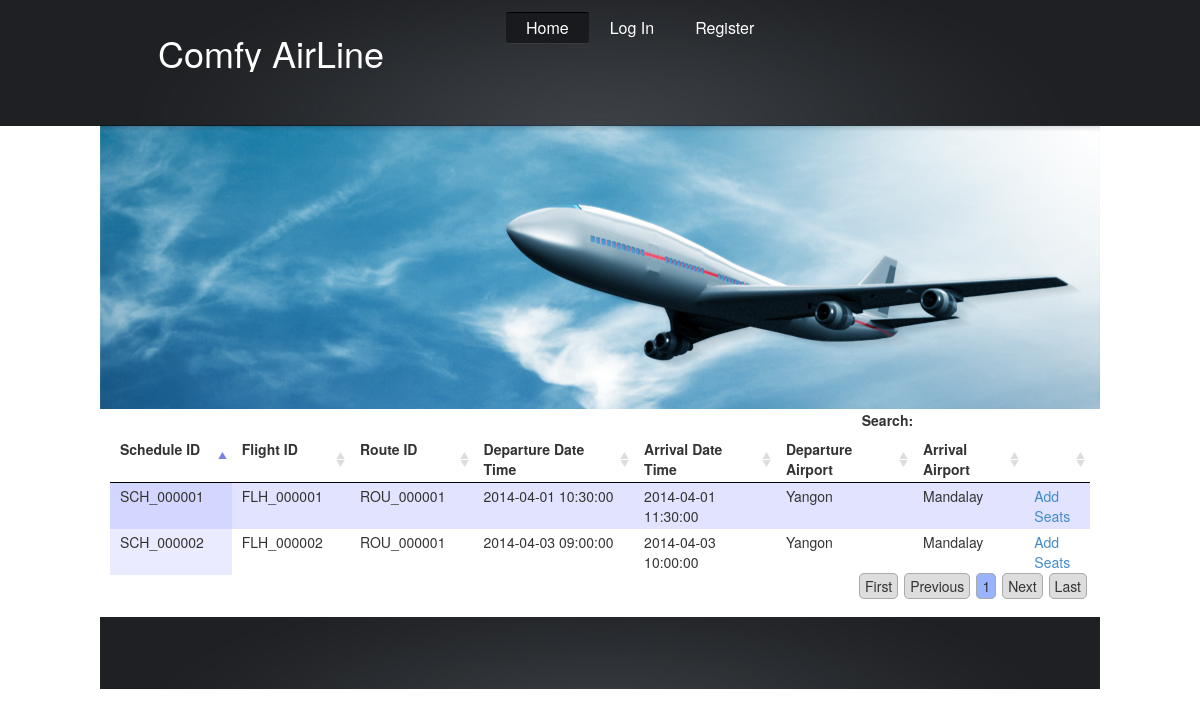
The page /schedules-display.php on the database its author committed.
### tables this page shows
CREATE TABLE IF NOT EXISTS `schedules` (
  `schedule_id` varchar(15) NOT NULL,
  `flight_id` varchar(15) NOT NULL,
  `route_id` varchar(15) NOT NULL,
  `departure_datetime` datetime NOT NULL,
  `arrival_datetime` datetime NOT NULL,
  `departure_airport` varchar(50) NOT NULL,
  `arrival_airport` varchar(50) NOT NULL,
  `active` int(1) NOT NULL,
  `remark` varchar(255) NOT NULL,
  PRIMARY KEY (`schedule_id`)
);

### schedules-display.php (the view, shortened to what this page needs)
<?php include('includes/header.php'); ?>
<link href="css/jquery.dataTables.css" rel="stylesheet" type="text/css" />
<div class="row">
    <div class="col-md-12">
        <table id="schedule-table">
            <thead>
            <th>Schedule ID</th>
            <th>Flight ID</th>
            <th>Route ID</th>
            <th>Departure Date Time</th>
            <th>Arrival Date Time</th>
            <th>Departure Airport</th>
            <th>Arrival Airport</th>
            <th></th>
            </thead>
            <tbody>
                <?php
                $sql = "SELECT schedules.* " .
                        "FROM schedules " .
                        "ORDER BY schedule_id";
                $result = mysql_query($sql) or die(mysql_error());
                ?>
                <?php while ($row = mysql_fetch_array($result)) { ?>
                    <tr>
                        <td><?php echo $row['schedule_id']; ?></td>
                        <td><?php echo $row['flight_id']; ?></td>
                        <td><?php echo $row['route_id']; ?></td>
                        <td><?php echo $row['departure_datetime']; ?></td>
                        <td><?php echo $row['arrival_datetime']; ?></td>
                        <td><?php echo $row['departure_airport']; ?></td>
                        <td><?php echo $row['arrival_airport']; ?></td>
                        <td><a href="seat-setup.php?schedule_id=<?php echo $row['schedule_id']; ?>">Add Seats</a></td>
                    </tr>
                <?php } ?>
            </tbody>
        </table>
    </div>
</div>
<?php include('includes/footer.php'); ?>

### css/style.css (style rules this page uses)
body { background:#fff; border:0; font:14px Arial, Helvetica, sans-serif; color:#3c4046; line-height:20px; min-width:1000px; }
a { color:#1e749a; text-decoration:underline; outline:none; }
a { outline:none; }

### rows shown on the page
schedules: schedule_id "SCH_000001", flight "FLH_000001", route "ROU_000001", departure_datetime "2014-04-01 10:30:00", arrival_datetime "2014-04-01 11:30:00", departure_airport "Yangon", arrival_airport "Mandalay"
schedules: schedule_id "SCH_000002", flight "FLH_000002", route "ROU_000001", departure_datetime "2014-04-03 09:00:00", arrival_datetime "2014-04-03 10:00:00", departure_airport "Yangon", arrival_airport "Mandalay"
